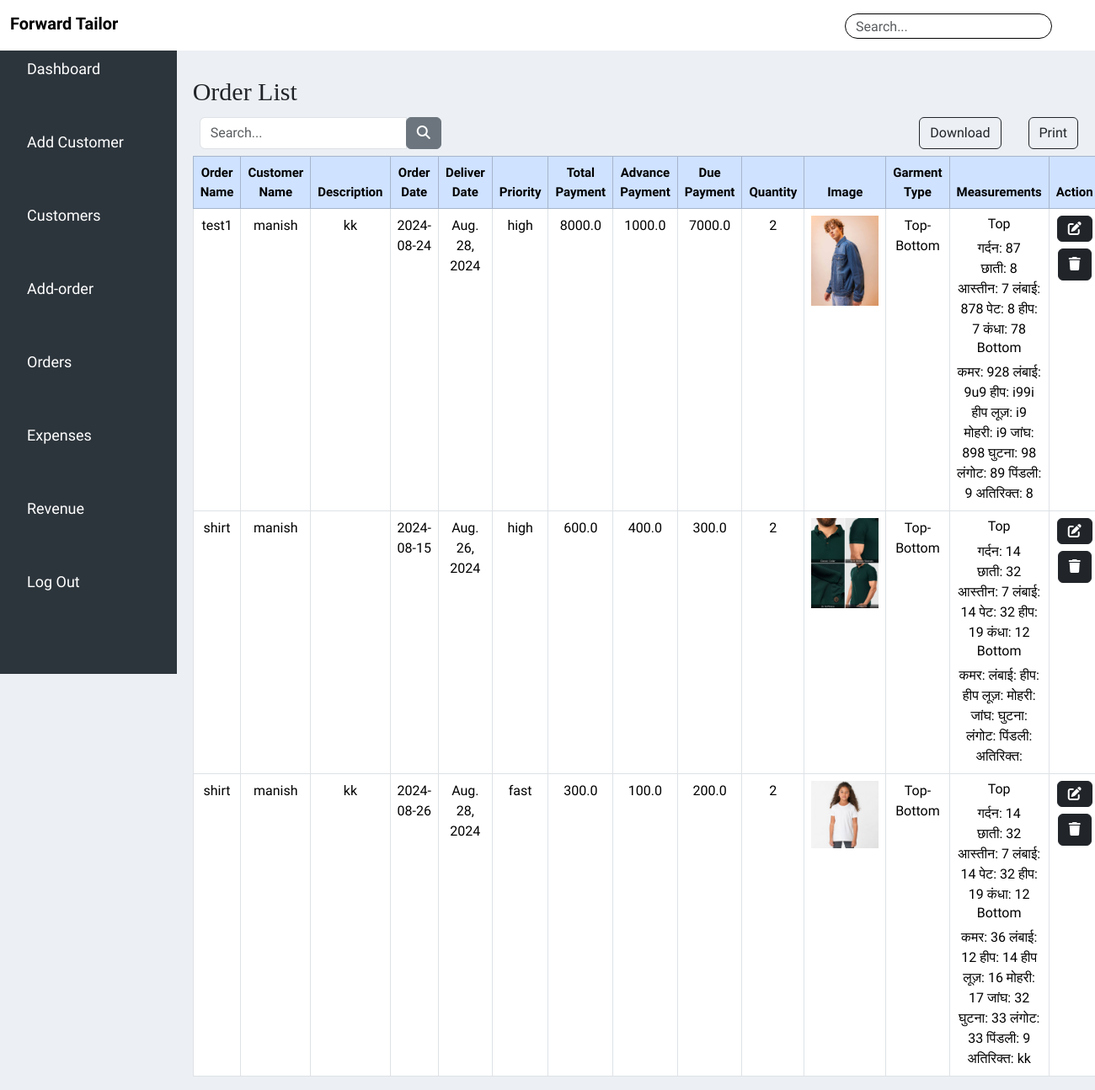
Screenshot of /orders/ with the database file from the repository.
### orderapp/models.py (models this page shows, shortened)
class Order(models.Model):
    ORDER_TYPE_CHOICES = [
        ('Topwear','Topwear'),
        ('Bottomwear','Bottomwear'),
        ('Top-Bottom','Top-Bottom'),
    ]
    order_name = models.CharField(max_length=100,null=True, blank=True)
    customer = models.ForeignKey(Customer,on_delete=models.CASCADE,null=True)
    description = models.CharField(max_length=100,  null=True)
    order_date = models.CharField(max_length=100,  null=True)
    deliver_date = models.DateField( null=True)
    priority = models.CharField(max_length=100,  null=True)
    Total_payment = models.CharField(max_length=100,  null=True)
    Advance_Payment= models.CharField(max_length=100,  null=True)
    due_payment = models.CharField(max_length=100,  null=True)
    quantity= models.CharField(max_length=100,  null=True)
    product_img=models.FileField(upload_to="images/",max_length=250,null=True,default=None)
    garment_type = models.CharField(max_length=100, choices=ORDER_TYPE_CHOICES, null=True)
    neck_size = models.CharField(max_length=50,  null=True, blank=True)
    chest_size = models.CharField(max_length=50,  null=True, blank=True)
    sleeve_length = models.CharField(max_length=50,  null=True, blank=True)
    shirt_length = models.CharField(max_length=50,null=True, blank=True)
    stomach = models.CharField(max_length=50, null=True, blank=True)
    heap = models.CharField(max_length=50,null=True, blank=True)
    shoulder = models.CharField(max_length=50,null=True, blank=True)
    remark_shirt = models.CharField(max_length=50,null=True, blank=True)
    waist_size = models.CharField(max_length=50,  null=True, blank=True)
    length_size = models.CharField(max_length=50,  null=True, blank=True)
    pant_heap = models.CharField(max_length=50,null=True, blank=True)
    heap_loosing = models.CharField(max_length=50,null=True, blank=True)
    mohri = models.CharField(max_length=50,null=True, blank=True)
    thai = models.CharField(max_length=50,null=True, blank=True)
    Knee_Size = models.CharField(max_length=50,null=True, blank=True)
    langot = models.CharField(max_length=50,null=True, blank=True)
    pindli = models.CharField(max_length=50,null=True, blank=True)
    remark = models.CharField(max_length=50,null=True, blank=True)

### customers/models.py (models this page shows)
class Customer(models.Model):
    customer_name = models.CharField(max_length=50)
    customer_contact = models.CharField(max_length=50)
    customer_address = models.TextField(max_length=100,null=True)
    def __str__(self):
        return self.customer_name

### tailor_management/views.py (the view)
# urls.py: path('orders/' , views.orderfn, name='orders'),
def orderfn(request):
    customerbt=Customer.objects.all()
    orderdata=Order.objects.all()
    return render(request,'orders.html',{'orderdata':orderdata,'customerbt':customerbt,})

### templates/orders.html (shortened to what this page needs)
{% include 'header.html' %}
<div class="col-lg-10 mt-3">
  <div class=" main-content">
    <div class="" style="font-size: 30px; font-family: 'Times New Roman', Times, serif;">Order List</div>
    <div class="hstack gap-3">
       <div class="p-2"><div class="input-group">
          <input type="text" class="form-control" placeholder="Search...">
          <div class="input-group-append">
            <button class="btn btn-secondary" type="button">
              <i class="fa fa-search"></i>
            </button>
          </div>
        </div>
       </div>
       <div class="p-2 ms-auto"></div>
      <div class="p-2"><button type="button" class="btn btn-outline-dark" data-bs-toggle="modal" data-bs-target="#exampleModal-mg2">Download</button></div>
      <div class="p-2"><button type="button" class="btn btn-outline-dark"onclick="printTable()" class="btn btn-primary mb-3">Print</button></div>
    </div>
     <table class="table table-bordered text-center">
          <thead class="table-primary">
            <tr style="font-size: 15px;">
                <th>Order Name</th>
                <th>Customer Name</th>
                <th>Description</th>
                <th>Order Date</th>
                <th>Deliver Date</th>
                <th>Priority</th>
                <th>Total Payment</th>
                <th>Advance Payment</th>
                <th>Due Payment</th>
                <th>Quantity</th>
                <th>Image</th>
                <th>Garment Type</th>
                <th>Measurements</th>
                <th>Action</th>
            </tr>
          </thead>
          <tbody>
            {% for order in orderdata %}
              <tr>
                <td>{{ order.order_name }}</td>
                <td>{{ order.customer }}</td>
                <td>{{ order.description }}</td>
                <td>{{ order.order_date }}</td>
                <td>{{ order.deliver_date }}</td>
                <td>{{ order.priority }}</td>
                <td>{{ order.Total_payment }}</td>
                <td>{{ order.Advance_Payment }}</td>
                <td>{{ order.due_payment }}</td>
                <td>{{ order.quantity }}</td>
                <td >{% if order.product_img != Null %}<img src="/media/{{order.product_img}}" heigh="80px"width="80px">{% endif %}</td>
                <td>{{ order.get_garment_type_display }}</td>
                <td>
                    {% if order.garment_type == 'Topwear' %}
                        गर्दन: {{ order.neck_size }}<br>
                        छाती: {{ order.chest_size }}<br>
                        आस्तीन: {{ order.sleeve_length }}<br>
                        लंबाई: {{ order.shirt_length }}<br>
                        पेट: {{ order.stomach }}<br>
                        हीप: {{ order.heap }}<br>
                        कंधा: {{ order.shoulder }}<br>
                        अतिरिक्त: {{ order.remark_shirt }}<br>
                    {% elif order.garment_type == 'Top-Bottom' %}
                        <h6>Top</h6>
                        गर्दन: {{ order.neck_size }}<br>
                        छाती: {{ order.chest_size }}<br>
                        आस्तीन: {{ order.sleeve_length }}
                        लंबाई: {{ order.shirt_length }}
                        पेट: {{ order.stomach }}
                        हीप: {{ order.heap }}
                        कंधा: {{ order.shoulder }}<br>
                        <h6>Bottom</h6>
                        कमर: {{ order.waist_size }}
                        लंबाई: {{ order.length_size }}
                        हीप: {{ order.pant_heap }}
                        हीप लूज़: {{ order.heap_loosing }}
                        मोहरी: {{ order.mohri }}
                        जांघ: {{ order.thai }}
                        घुटना: {{ order.Knee_Size }}
                        लंगोट: {{ order.langot }}
                        पिंडली: {{ order.pindli }}
                        अतिरिक्त: {{ order.remark }}
                    {% endif %}
                </td>
                <td ><i class='btn btn-dark fas fa-edit' style="cursor: pointer;" data-bs-toggle="modal" data-bs-target="#exampleModal3-{{forloop.counter}}" data-bs-whatever="@getbootstrap"><a href="#exampleModal3-{{forloop.counter}}"></a></i>
                  <a  href="/ordersdelete/{{order.id}}" onclick="return confirmDelete('{{ a.name }}')"><button  class="btn btn-dark mt-2"  id="del"><i class="fa-solid  fa-trash"></i></button></a></td>
              </tr>
            {% endfor %}
          </tbody>
     </table>
  </div>
</div>

### templates/header.html (shortened to what this page needs)
<!doctype html>
<html lang="en">
  <head>
    <link rel="stylesheet" href="/static/css/style.css">
    <link href="https://cdn.jsdelivr.net/npm/bootstrap@5.3.3/dist/css/bootstrap.min.css" rel="stylesheet">
    <link rel="stylesheet" href="https://cdnjs.cloudflare.com/ajax/libs/font-awesome/6.6.0/css/all.min.css">
  </head>
  <body>
    <nav class="navbar" >
        <div class="container-fluid">
          <a class="navbar-brand mb-2" style=" font-weight: 600;" href="dashboard.html">Forward Tailor</a>
          <ul class="navbar-nav d-flex flex-row ">
            <li class="nav-item">
                <a class="nav-link pe-4" href="#">
                  <div class="input-group" >
                    <input type="text" class="form-control" placeholder="Search..." style="height: 30px; border-radius: 30px; border-color: black; margin-top: -2px;">
                  </div>
                </a>
            </li>
            <li class="nav-item pe-3">
            </li>
          </ul>
        </div>
      </nav>
      <div class="container-fluid">
        <div class="row">
            <div class="col-lg-2 quiz-sidebar-col">
                <div class="quiz-sidebar pt-2 ">
                    <ul>
                      <a href="/dashboard"><li>Dashboard</li></a>
                      <a href="/addcustomerfn"><li>Add Customer</li></a>
                      <a href="/customer"><li>Customers</li></a>
                      <a href="/add_order"><li>Add-order</li></a>
                      <a href="/orders"><li>Orders</li></a>
                      <a href="/expenses"><li>Expenses</li></a>
                      <a href="/revenue"><li>Revenue</li></a>
                      <a href="/"><li>Log Out</li></a>
                  </ul>
                </div>
            </div>
  </body>
</html>

### static/css/style.css (style rules this page uses)
* { margin: 0px; padding: 0px; box-sizing: border-box; font-family: 'Adamina'; }
body { background-color:#ECF0F4 !important; }
.main-content { margin-top: 70px; }
.navbar { background-color:#FFFFFF; height: 60px; position: fixed !important; top: 0; width: 100%; overflow: hidden; z-index: 80; }
.quiz-sidebar { background-color: #2D353C; position: fixed; width: 210px; height: 100vh; overflow-x: hidden; top: 0; left: 0; color:white !important; }
.quiz-sidebar li { list-style: none; text-decoration: none; font-size: 18px; font-weight: 500; padding-top: 60px; }
.quiz-sidebar a { text-decoration: none; list-style: none; color:white; }
.main-content { margin-left: 0px; margin-top: 70px; }

### rows the page displays
Order: order_name "test1", customer "manish", description "kk", order_date "2024-08-24", deliver_date "Aug. 28, 2024", priority "high", Total_payment "8000.0", Advance_Payment "1000.0", due_payment "7000.0", quantity "2", product_img (picture), garment_type "Top-Bottom", neck_size "87", chest_size "8", sleeve_length "7", shirt_length "878", stomach "8", heap "7", shoulder "78", waist_size "928", length_size "9u9", pant_heap "i99i", heap_loosing "i9", mohri "i9", thai "898", Knee_Size "98", langot "89", pindli "9", remark "8"
Order: order_name "shirt", customer "manish", order_date "2024-08-15", deliver_date "Aug. 26, 2024", priority "high", Total_payment "600.0", Advance_Payment "400.0", due_payment "300.0", quantity "2", product_img (picture), garment_type "Top-Bottom", neck_size "14", chest_size "32", sleeve_length "7", shirt_length "14", stomach "32", heap "19", shoulder "12"
Order: order_name "shirt", customer "manish", description "kk", order_date "2024-08-26", deliver_date "Aug. 28, 2024", priority "fast", Total_payment "300.0", Advance_Payment "100.0", due_payment "200.0", quantity "2", product_img (picture), garment_type "Top-Bottom", neck_size "14", chest_size "32", sleeve_length "7", shirt_length "14", stomach "32", heap "19", shoulder "12", waist_size "36", length_size "12", pant_heap "14", heap_loosing "16", mohri "17", thai "32", Knee_Size "33", langot "33", pindli "9", remark "kk"
